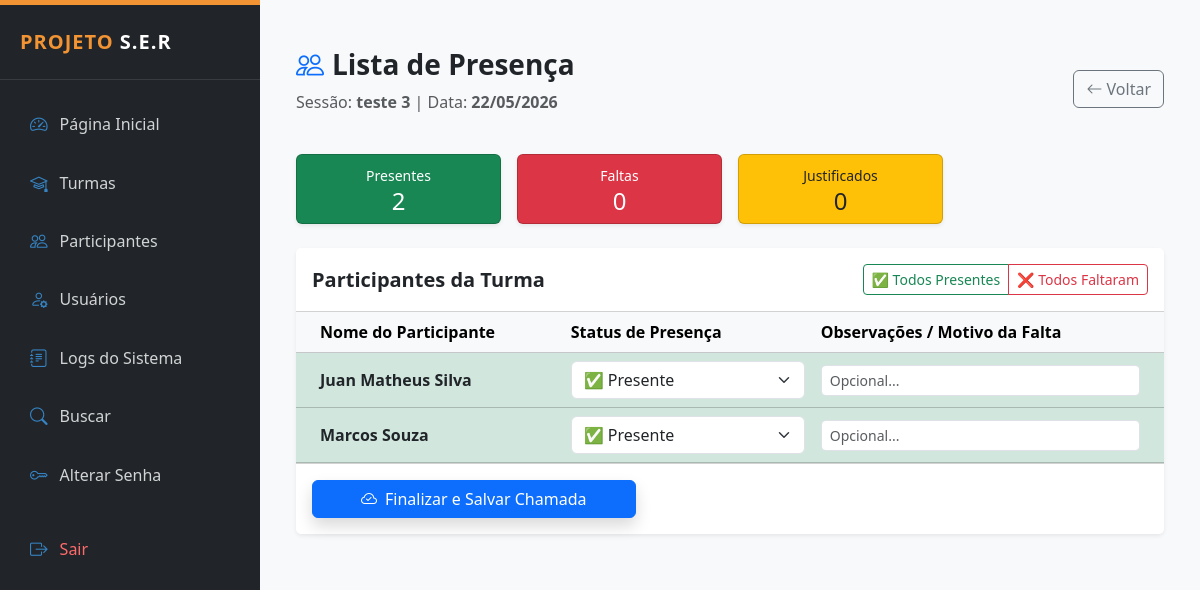
/public/sessao_presenca.php?sessao_id=11 (signed in), run on the app's committed database.
### tables this page shows
CREATE TABLE `turmas_sessoes` (
  `id` int(11) NOT NULL,
  `turma_id` int(11) NOT NULL,
  `data` date NOT NULL,
  `descricao` varchar(255) DEFAULT NULL,
  `criado_em` timestamp NOT NULL DEFAULT current_timestamp()
);

CREATE TABLE `participantes` (
  `id` int(11) NOT NULL,
  `nome` varchar(120) NOT NULL,
  `numero_processo` varchar(50) DEFAULT NULL,
  `cpf` varchar(11) DEFAULT NULL,
  `data_nascimento` date DEFAULT NULL,
  `telefone` varchar(20) DEFAULT NULL,
  `email` varchar(120) DEFAULT NULL,
  `endereco` varchar(150) DEFAULT NULL,
  `bairro` varchar(100) DEFAULT NULL,
  `turma_id` int(11) DEFAULT NULL,
  `observacoes` text DEFAULT NULL,
  `criado_em` timestamp NOT NULL DEFAULT current_timestamp(),
  `caso_id` int(11) DEFAULT NULL,
  `status` enum('ativo','inativo') DEFAULT 'ativo',
  `total_passagens` int(11) DEFAULT 1
);

### public/sessao_presenca.php (the view, shortened to what this page needs)
<?php
require_once __DIR__ . '/../config/conexao.php';
$sessao_id = $_GET['sessao_id'] ?? null;
$stmt = $pdo->prepare("
    SELECT ts.*, t.nome as turma_nome
    FROM turmas_sessoes ts
    JOIN turmas t ON t.id = ts.turma_id
    WHERE ts.id = ?
");
$stmt->execute([$sessao_id]);
$sessao = $stmt->fetch();
$turma_id = $sessao['turma_id'];
$stmt = $pdo->prepare("
    SELECT p.id, p.nome
    FROM participantes p
    JOIN turmas_participantes tp ON p.id = tp.participante_id
    WHERE tp.turma_id = ?
    ORDER BY p.nome ASC
");
$stmt->execute([$turma_id]);
$participantes = $stmt->fetchAll();
$stmt = $pdo->prepare("SELECT * FROM presencas WHERE sessao_id = ?");
$stmt->execute([$sessao_id]);
$presencasDb = $stmt->fetchAll();
$mapPresencas = [];
foreach ($presencasDb as $p) {
    $mapPresencas[$p['participante_id']] = $p;
}
require_once __DIR__ . '/../layout/admin_header.php';
?>
<div class="container-fluid py-4">
    <div class="row">
        <div class="col-12">
            <div class="d-flex justify-content-between align-items-center mb-4">
                <div>
                    <h3 class="fw-bold"><i class="bi bi-people me-2 text-primary"></i>Lista de Presença</h3>
                    <p class="text-muted">
                        Sessão: <strong><?= htmlspecialchars($sessao['descricao']) ?></strong> |
                        Data: <strong><?= date('d/m/Y', strtotime($sessao['data'])) ?></strong>
                    </p>
                </div>
                <a href="sessoes_lista.php?turma_id=<?= $turma_id ?>" class="btn btn-outline-secondary">
                    <i class="bi bi-arrow-left"></i> Voltar
                </a>
            </div>
            <div class="row mb-4 g-3">
                <div class="col-md-3">
                    <div class="card bg-success text-white shadow-sm">
                        <div class="card-body py-2 text-center">
                            <small>Presentes</small>
                            <h4 class="mb-0" id="countPresente">0</h4>
                        </div>
                    </div>
                </div>
                <div class="col-md-3">
                    <div class="card bg-danger text-white shadow-sm">
                        <div class="card-body py-2 text-center">
                            <small>Faltas</small>
                            <h4 class="mb-0" id="countFalta">0</h4>
                        </div>
                    </div>
                </div>
                <div class="col-md-3">
                    <div class="card bg-warning text-dark shadow-sm">
                        <div class="card-body py-2 text-center">
                            <small>Justificados</small>
                            <h4 class="mb-0" id="countJustificado">0</h4>
                        </div>
                    </div>
                </div>
            </div>
            <form method="POST">
                <div class="card shadow-sm border-0">
                    <div class="card-header bg-white py-3 d-flex justify-content-between align-items-center">
                        <h5 class="mb-0 fw-bold">Participantes da Turma</h5>
                        <div class="btn-group">
                            <button type="button" class="btn btn-sm btn-outline-success" onclick="marcarTodos('presente')">✅ Todos Presentes</button>
                            <button type="button" class="btn btn-sm btn-outline-danger" onclick="marcarTodos('falta')">❌ Todos Faltaram</button>
                        </div>
                    </div>
                    <div class="table-responsive">
                        <?php if (empty($participantes)): ?>
                            <div class="text-center my-5 p-4">
                                <i class="bi bi-people text-muted fs-1"></i>
                                <h5 class="mt-3 fw-bold text-secondary">Nenhum participante nesta turma</h5>
                                <p class="text-muted small">Vincule alunos a esta turma para que eles apareçam na listagem.</p>
                            </div>
                        <?php else: ?>
                            <table class="table table-hover align-middle mb-0">
                                <thead class="table-light">
                                    <tr>
                                        <th class="ps-4">Nome do Participante</th>
                                        <th style="width: 250px;">Status de Presença</th>
                                        <th class="pe-4">Observações / Motivo da Falta</th>
                                    </tr>
                                </thead>
                                <tbody>
                                    <?php foreach ($participantes as $p):
                                        $status = $mapPresencas[$p['id']]['status'] ?? 'falta';
                                        $obs = $mapPresencas[$p['id']]['observacao'] ?? '';
                                    ?>
                                    <tr id="row-<?= $p['id'] ?>" class="presenca-row">
                                        <td class="ps-4 fw-bold text-dark"><?= htmlspecialchars($p['nome']) ?></td>
                                        <td>
                                            <select name="status[<?= $p['id'] ?>]"
                                                    class="form-select status-select shadow-none"
                                                    onchange="atualizarEstiloLinha(<?= $p['id'] ?>)">
                                                <option value="presente" <?= $status == 'presente' ? 'selected' : '' ?>>✅ Presente</option>
                                            </select>
                                        </td>
                                        <td class="pe-4">
                                            <input type="text" name="observacao[<?= $p['id'] ?>]"
                                                   class="form-control form-control-sm"
                                                   placeholder="Opcional..."
                                                   value="<?= htmlspecialchars($obs) ?>">
                                        </td>
                                    </tr>
                                    <?php endforeach; ?>
                                </tbody>
                            </table>
                        <?php endif; ?>
                    </div>
                    <div class="card-footer bg-white py-3">
                        <button type="submit" class="btn btn-primary px-5 shadow">
                            <i class="bi bi-cloud-check me-2"></i>Finalizar e Salvar Chamada
                        </button>
                    </div>
                </div>
            </form>
        </div>
    </div>
</div>
<?php require_once __DIR__. '/../layout/admin_footer.php'; ?>

### layout/admin_header.php (style rules this page uses)
:root { --ser-orange: #F29433; --ser-blue: #3684C4; --ser-wine: #A61C62; --ser-light: #f8f9fa; }
body { font-family: 'Segoe UI', Tahoma, Geneva, Verdana, sans-serif; background-color: var(--ser-light); }

### data on the page
turmas_sessoes: descricao "teste 3", data "22/05/2026"
participantes: nome "Juan Matheus Silva", id "✅ Presente"
participantes: nome "Marcos Souza", id "✅ Presente"
